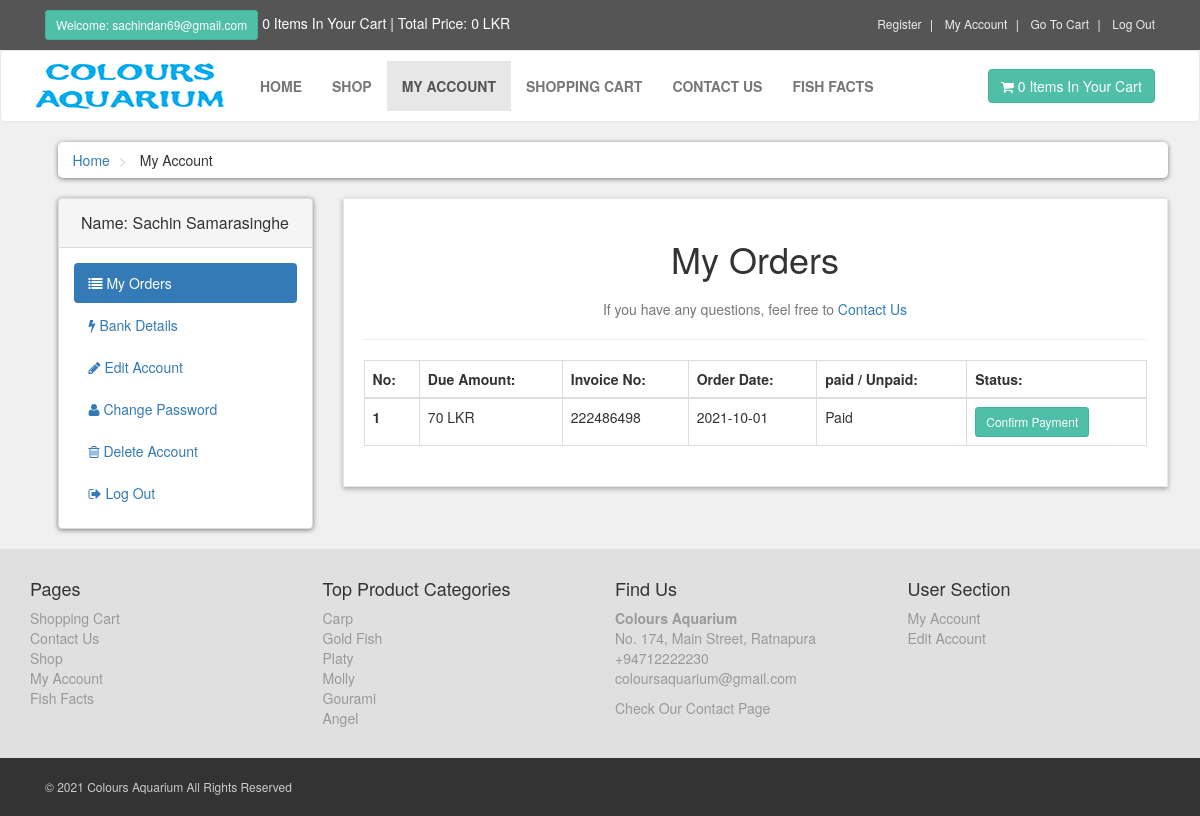
Page /customer/my_account.php?my_orders (signed in) on the committed database.
### tables this page shows
CREATE TABLE IF NOT EXISTS `customers` (
  `customer_id` int(10) NOT NULL AUTO_INCREMENT,
  `customer_name` varchar(255) NOT NULL,
  `customer_email` varchar(255) NOT NULL,
  `customer_pass` varchar(255) NOT NULL,
  `customer_country` text NOT NULL,
  `customer_city` text NOT NULL,
  `customer_contact` varchar(255) NOT NULL,
  `customer_address` varchar(255) NOT NULL,
  `customer_image` text NOT NULL,
  `customer_ip` varchar(100) NOT NULL,
  PRIMARY KEY (`customer_id`)
);

CREATE TABLE IF NOT EXISTS `customer_orders` (
  `order_id` int(10) NOT NULL AUTO_INCREMENT,
  `customer_id` int(10) NOT NULL,
  `due_amount` int(100) NOT NULL,
  `invoice_no` int(100) NOT NULL,
  `qty` int(10) NOT NULL,
  `size` text NOT NULL,
  `order_date` date NOT NULL,
  `order_status` text NOT NULL,
  PRIMARY KEY (`order_id`)
);

CREATE TABLE IF NOT EXISTS `product_categories` (
  `p_cat_id` int(10) NOT NULL AUTO_INCREMENT,
  `p_cat_title` text NOT NULL,
  `p_cat_desc` text NOT NULL,
  PRIMARY KEY (`p_cat_id`)
);

### customer/my_orders.php (the view, shortened to what this page needs)
<center>
	<h1> My Orders </h1>
	<p class="text-muted">
		If you have any questions, feel free to <a href="../contact.php">Contact Us</a>
	</p>
</center>
<hr>
<div class="table-responsive">
	<table class="table table-bordered table-hover">
		<thead>
			<tr>
				<th> No:</th>
				<th> Due Amount: </th>
				<th> Invoice No: </th>
				<th> Order Date: </th>
				<th> paid / Unpaid: </th>
				<th> Status: </th>
			</tr>
		</thead>
		<tbody>
			<?php
			$customer_session = $_SESSION['customer_email'];
			$get_customer = "select * from customers where customer_email='$customer_session'";
			$run_customer = mysqli_query($con,$get_customer);
			$row_customer = mysqli_fetch_array($run_customer);
			$customer_id = $row_customer['customer_id'];
			$get_orders = "select * from customer_orders where customer_id='$customer_id'";
			$run_orders = mysqli_query($con,$get_orders);
			$i = 0;
			while($row_orders = mysqli_fetch_array($run_orders)){
				$order_id = $row_orders['order_id'];
				$due_amount = $row_orders['due_amount'];
				$invoice_no = $row_orders['invoice_no'];
				$order_date = substr($row_orders['order_date'],0,11);
				$order_status = $row_orders['order_status'];
				$i++;
				if($order_status=='pending'){
					$order_status = 'Unpaid';
				} else{
					$order_status = 'Paid';
				}
			?>
			<tr>
				<th> <?php echo $i; ?> </th>
				<td> <?php echo $due_amount; ?> LKR </td>
				<td> <?php echo $invoice_no; ?> </td>
				<td> <?php echo $order_date; ?> </td>
				<td> <?php echo $order_status; ?> </td>
				<td>
					<a href="confirm.php?order_id=<?php echo $order_id; ?>" target="_blank" class="btn btn-primary btn-sm">Confirm Payment</a>
				</td>
			</tr>
			<?php } ?>
		</tbody>
	</table>
</div>

### customer/includes/sidebar.php
<div class="panel panel-default sidebar-menu">
	<div class="panel-heading">
		<?php
		$customer_session = $_SESSION['customer_email'];
		$get_customer = "select * from customers where customer_email='$customer_session'";
		$run_customer = mysqli_query($con,$get_customer);
		$row_customer = mysqli_fetch_array($run_customer);
		$customer_name = $row_customer['customer_name'];
		if(!isset($_SESSION['customer_email'])){
		} else{
			echo "
				<h3 class='panel-title' align='center'>
				Name: $customer_name
				</h3>
			";
		}
		?>
	</div>
	<div class="panel-body">
		<ul class="nav-pills nav-stacked nav">
			<li class="<?php if(isset($_GET['my_orders'])){ echo "active";} ?>">
				<a href="my_account.php?my_orders">
					<i class="fa fa-list"></i> My Orders
				</a>
			</li>
			<li class="<?php if(isset($_GET['bank_details'])){ echo "active";} ?>">
				<a href="my_account.php?bank_details">
					<i class="fa fa-bolt"></i> Bank Details
				</a>
			</li>
			<li class="<?php if(isset($_GET['edit_account'])){ echo "active";} ?>">
				<a href="my_account.php?edit_account">
					<i class="fa fa-pencil"></i> Edit Account
				</a>
			</li>
			<li class="<?php if(isset($_GET['change_pass'])){ echo "active";} ?>">
				<a href="my_account.php?change_pass">
					<i class="fa fa-user"></i> Change Password
				</a>
			</li>
			<li class="<?php if(isset($_GET['delete_account'])){ echo "active";} ?>">
				<a href="my_account.php?delete_account">
					<i class="fa fa-trash-o"></i> Delete Account
				</a>
			</li>
			<li>
				<a href="logout.php">
					<i class="fa fa-sign-out"></i> Log Out
				</a>
			</li>
		</ul>
	</div>
</div>

### customer/includes/footer.php (shortened to what this page needs)
<div id="footer">
	<div class="container">
		<div class="row">
			<div class="col-sm-6 col-md-3">
				<h4>Pages</h4>
				<ul>
					<li><a href="../cart.php">Shopping Cart</a></li>
					<li><a href="../contact.php">Contact Us</a></li>
					<li><a href="../shop.php">Shop</a></li>
					<li><a href="my_account.php">My Account</a></li>
					<li><a href="../fishfacts.php">Fish Facts</a></li>
				</ul>
			</div>
			<div class="com-sm-6 col-md-3">
				<h4>Top Product Categories</h4>
				<ul>
					<?php
					$get_p_cats = "select * from product_categories";
					$run_p_cats = mysqli_query($con,$get_p_cats);
					while($row_p_cats = mysqli_fetch_array($run_p_cats)){
						$p_cat_id = $row_p_cats['p_cat_id'];
						$p_cat_title = $row_p_cats['p_cat_title'];
						echo "
						<li>
						<a href='../shop.php?p_cat=$p_cat_id'>
						$p_cat_title
						</a>
						</li>
						";
					}
					?>
				</ul>
			</div>
			<div class="col-sm-6 col-md-3">
				<h4>Find Us</h4>
				<p>
					<a><strong>Colours Aquarium</strong></a>
					<a><br/>No. 174, Main Street, Ratnapura</a>
					<a><br/>+94712222230</a>
					<a><br/>coloursaquarium@gmail.com</a>
				</p>
				<a href="../contact.php">Check Our Contact Page</a>
			</div>
			<div class="col-sm-6 col-md-3">
				<h4>User Section</h4>
				<ul>
					<?php
                           if(!isset($_SESSION['customer_email'])){
                            echo "<a href='../checkout.php'>Login</a>";
                           } else{
                            echo"<a href='my_account.php?my_orders'>My Account</a>";
                           }
                    ?>
					<li>
						<?php
                           if(!isset($_SESSION['customer_email'])){
                            echo "<a href='../checkout.php'>Login</a>";
                           } else{
                            echo"<a href='my_account.php?edit_account'>Edit Account</a>";
                           }
                    ?>
					</li>
				</ul>
			</div>
		</div>
	</div>
</div>
<div id="copyright">
	<div class="container">
		<div class="col-md-6">
			<p class="pull-left">&copy; 2021 Colours Aquarium All Rights Reserved</p>
		</div>
	</div>
</div>

### customer/styles/style.css (style rules this page uses)
body { font-size: 14px; line-height: 1.42857143; color: #333333; background: #f0f0f0; overflow-x: hidden; }
.btn-primary { color: rgb(255, 255, 255); background: rgb(79, 191, 168); border-color: rgb(65, 179, 156); }
#footer { background: #e0e0e0; padding: 20px 0; }
#footer a { color: #999999; padding: 0; text-decoration: none; }
#footer ul { list-style: none; padding-left: 0px; }
#copyright { background: #333333; color: #cccccc; padding: 20px 0px; font-size: 12px; }
#copyright p { margin: 0px; }
#content .panel.sidebar-menu { box-sizing: border-box; box-shadow: 0px 1px 5px rgba(0, 0, 0, .5); }
#content .panel.sidebar-menu h3 { padding: 5px 0px; margin: 0px; }

### rows in the picture
customers: customer_name "Sachin Samarasinghe"
customer_orders: due_amount "70", invoice_no "222486498", order_date "2021-10-01", order_status "Paid"
product_categories: p_cat_title "Carp"
product_categories: p_cat_title "Gold Fish"
product_categories: p_cat_title "Platy"
product_categories: p_cat_title "Molly"
product_categories: p_cat_title "Gourami"
product_categories: p_cat_title "Angel"

### other values in the picture
$_SESSION['customer_email'] "sachindan69@gmail.com"
$count_items "0 0"
$total "0"
